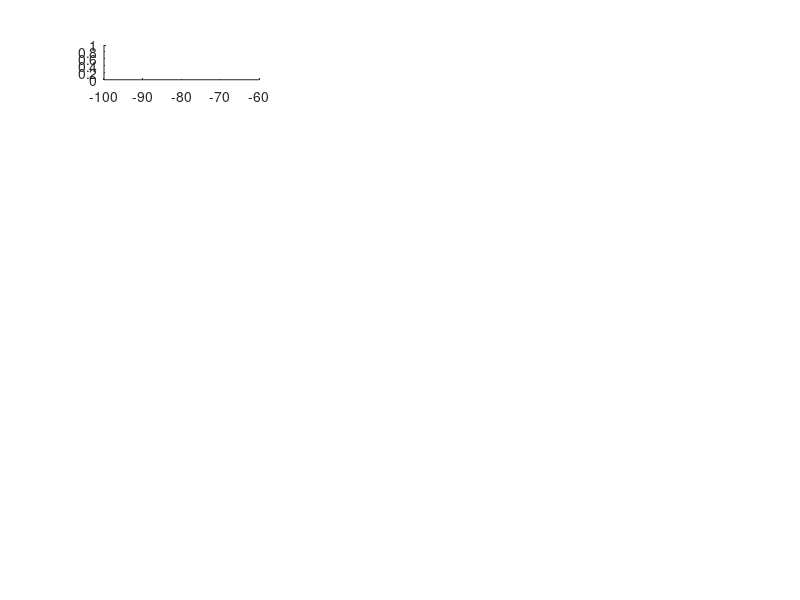

The MATLAB script that drew this image: (Note: this script raises an error after producing the figure.)
%% column 1
subplot(7,3,1), hold on
xlim([-100 -60])
cdfplot(y_8b3f_0), hold on
cdfplot(y_8b3f_45)
title('8B3F: 0 deg vs 45 deg')
xlabel('')

subplot(7,3,4), hold on
xlim([-100 -60])
cdfplot(y_8af5_0), hold on
cdfplot(y_8af5_45)
title('8AF5: 0 deg vs 45 deg')
xlabel('')

subplot(7,3,7), hold on
xlim([-100 -60])
cdfplot(y_8af4_0), hold on
cdfplot(y_8af4_45)
title('8AF4: 0 deg vs 45 deg')
xlabel('')

subplot(7,3,10), hold on
xlim([-100 -60])
cdfplot(y_8b32_0), hold on
cdfplot(y_8b32_45)
title('8B32: 0 deg vs 45 deg')
xlabel('')

subplot(7,3,13), hold on
xlim([-100 -60])
cdfplot(y_8b44_0), hold on
cdfplot(y_8b44_45)
title('8B44: 0 deg vs 45 deg')
xlabel('')

subplot(7,3,16), hold on
xlim([-100 -60])
cdfplot(y_8cd1_0), hold on
cdfplot(y_8cd1_45)
title('8CD1: 0 deg vs 45 deg')
xlabel('')

subplot(7,3,19), hold on
xlim([-100 -60])
cdfplot(y_8ca0_0), hold on
cdfplot(y_8ca0_45)
title('8CA0: 0 deg vs 45 deg')
xlabel('RSSI')


%% column 2
subplot(7,3,2), hold on
xlim([-100 -60])
cdfplot(y_8b3f_0), hold on
cdfplot(y_8b3f_90)
title('8B3F: 0 deg vs 90 deg')
xlabel('')

subplot(7,3,5), hold on
xlim([-100 -60])
cdfplot(y_8af5_0), hold on
cdfplot(y_8af5_90)
title('8AF5: 0 deg vs 90 deg')
xlabel('')

subplot(7,3,8), hold on
xlim([-100 -60])
cdfplot(y_8af4_0), hold on
cdfplot(y_8af4_90)
title('8AF4: 0 deg vs 90 deg')
xlabel('')

subplot(7,3,11), hold on
xlim([-100 -60])
cdfplot(y_8b32_0), hold on
cdfplot(y_8b32_90)
title('8B32: 0 deg vs 90 deg')
xlabel('')

subplot(7,3,14), hold on
xlim([-100 -60])
cdfplot(y_8b44_0), hold on
cdfplot(y_8b44_90)
title('8B44: 0 deg vs 90 deg')
xlabel('')

subplot(7,3,17), hold on
xlim([-100 -60])
cdfplot(y_8cd1_0), hold on
%cdfplot(y_8cd1_90)
title('8CD1: 0 deg vs 90 deg (no meas)')
xlabel('')

subplot(7,3,20), hold on
xlim([-100 -60])
cdfplot(y_8ca0_0), hold on
cdfplot(y_8ca0_90)
title('8CA0: 0 deg vs 90 deg')
xlabel('')


xlabel('RSSI')

legend('0 deg','90 deg','Orientation','horizontal')

%% column 3
subplot(7,3,3), hold on
xlim([-100 -60])
cdfplot(y_8b3f_hand), hold on
cdfplot(y_8b3f_pocket)
title('8B3F: hand vs pocket')
xlabel('')

subplot(7,3,6), hold on
xlim([-100 -60])
cdfplot(y_8af5_hand), hold on
cdfplot(y_8af5_pocket)
title('8AF5: hand vs pocket')
xlabel('')

subplot(7,3,9), hold on
xlim([-100 -60])
cdfplot(y_8af4_hand), hold on
cdfplot(y_8af4_pocket)
title('8AF4: hand vs pocket')
xlabel('')

subplot(7,3,12), hold on
xlim([-100 -60])
cdfplot(y_8b32_hand), hold on
cdfplot(y_8b32_pocket)
title('8B32: hand vs pocket')
xlabel('')

subplot(7,3,15), hold on
xlim([-100 -60])
cdfplot(y_8b44_hand), hold on
cdfplot(y_8b44_pocket)
title('8B44: hand vs pocket')
xlabel('')

subplot(7,3,18), hold on
xlim([-100 -60])
cdfplot(y_8cd1_hand), hold on
cdfplot(y_8cd1_pocket)
title('8CD1: hand vs pocket')
xlabel('')

subplot(7,3,21), hold on
xlim([-100 -60])
cdfplot(y_8ca0_hand), hold on
cdfplot(y_8ca0_pocket)
title('8CA0: hand vs pocket')
xlabel('RSSI')

%% Hypothesis testing.

%% 0 vs 45

[mean(y_8b3f_0),
mean(y_8af5_0),
mean(y_8af4_0),
mean(y_8b32_0),
mean(y_8b44_0),
mean(y_8cd1_0),
mean(y_8ca0_0)]

[mean(y_8b3f_45);
mean(y_8af5_45);
mean(y_8af4_45);
mean(y_8b32_45);
mean(y_8b44_45);
mean(y_8cd1_45);
mean(y_8ca0_45)]



% same underlying population distribution.
[h,p,test_stat]=kstest2(y_8b3f_0, y_8b3f_45)
[h,p,test_stat]=kstest2(y_8af5_0, y_8af5_45)
[h,p,test_stat]=kstest2(y_8af4_0, y_8af4_45)
[h,p,test_stat]=kstest2(y_8b32_0, y_8b32_45)
[h,p,test_stat]=kstest2(y_8b44_0, y_8b44_45)
[h,p,test_stat]=kstest2(y_8cd1_0, y_8cd1_45)
[h,p,test_stat]=kstest2(y_8ca0_0, y_8ca0_45)


% z test
[zval,p,H]=ztest2(y_8b3f_0, y_8b3f_45)
[zval,p,H]=ztest2(y_8af5_0, y_8af5_45)
[zval,p,H]=ztest2(y_8af4_0, y_8af4_45)
[zval,p,H]=ztest2(y_8b32_0, y_8b32_45)
[zval,p,H]=ztest2(y_8b44_0, y_8b44_45)
[zval,p,H]=ztest2(y_8cd1_0, y_8cd1_45)
[zval,p,H]=ztest2(y_8ca0_0, y_8ca0_45)


% levene test for variance
p = vartestn([y_8b3f_0';y_8b3f_45'],[ones(size(y_8b3f_0'));1+ones(size(y_8b3f_45'))],'TestType','LeveneAbsolute','Display','off')
p = vartestn([y_8af5_0';y_8af5_45'],[ones(size(y_8af5_0'));1+ones(size(y_8af5_45'))],'TestType','LeveneAbsolute','Display','off')
p = vartestn([y_8af4_0';y_8af4_45'],[ones(size(y_8af4_0'));1+ones(size(y_8af4_45'))],'TestType','LeveneAbsolute','Display','off')
p = vartestn([y_8b32_0';y_8b32_45'],[ones(size(y_8b32_0'));1+ones(size(y_8b32_45'))],'TestType','LeveneAbsolute','Display','off')
p = vartestn([y_8b44_0';y_8b44_45'],[ones(size(y_8b44_0'));1+ones(size(y_8b44_45'))],'TestType','LeveneAbsolute','Display','off')
p = vartestn([y_8cd1_0';y_8cd1_45'],[ones(size(y_8cd1_0'));1+ones(size(y_8cd1_45'))],'TestType','LeveneAbsolute','Display','off')
p = vartestn([y_8ca0_0';y_8ca0_45'],[ones(size(y_8ca0_0'));1+ones(size(y_8ca0_45'))],'TestType','LeveneAbsolute','Display','off')



% wilcoxon rank sum test for median.
% z test
p=ranksum(y_8b3f_0, y_8b3f_45)
p=ranksum(y_8af5_0, y_8af5_45)
p=ranksum(y_8af4_0, y_8af4_45)
p=ranksum(y_8b32_0, y_8b32_45)
p=ranksum(y_8b44_0, y_8b44_45)
p=ranksum(y_8cd1_0, y_8cd1_45)
p=ranksum(y_8ca0_0, y_8ca0_45)


%% 0 vs 90

mean(y_8b3f_0)
mean(y_8af5_0)
mean(y_8af4_0)
mean(y_8b32_0)
mean(y_8b44_0)
mean(y_8cd1_0)
mean(y_8ca0_0)

mean(y_8b3f_90)
mean(y_8af5_90)
mean(y_8af4_90)
mean(y_8b32_90)
mean(y_8b44_90)
mean(y_8cd1_90)
mean(y_8ca0_90)


% same underlying population distribution.
[h,p,test_stat]=kstest2(y_8b3f_0, y_8b3f_90)
[h,p,test_stat]=kstest2(y_8af5_0, y_8af5_90)
[h,p,test_stat]=kstest2(y_8af4_0, y_8af4_90)
[h,p,test_stat]=kstest2(y_8b32_0, y_8b32_90)
[h,p,test_stat]=kstest2(y_8b44_0, y_8b44_90)
[h,p,test_stat]=kstest2(y_8cd1_0, y_8cd1_90)
[h,p,test_stat]=kstest2(y_8ca0_0, y_8ca0_90)


% z test
[zval,p,H]=ztest2(y_8b3f_0, y_8b3f_90)
[zval,p,H]=ztest2(y_8af5_0, y_8af5_90)
[zval,p,H]=ztest2(y_8af4_0, y_8af4_90)
[zval,p,H]=ztest2(y_8b32_0, y_8b32_90)
[zval,p,H]=ztest2(y_8b44_0, y_8b44_90)
[zval,p,H]=ztest2(y_8cd1_0, y_8cd1_90)
[zval,p,H]=ztest2(y_8ca0_0, y_8ca0_90)


% levene test for variance
p = vartestn([y_8b3f_0';y_8b3f_90'],[ones(size(y_8b3f_0'));1+ones(size(y_8b3f_90'))],'TestType','LeveneAbsolute','Display','off')
p = vartestn([y_8af5_0';y_8af5_90'],[ones(size(y_8af5_0'));1+ones(size(y_8af5_90'))],'TestType','LeveneAbsolute','Display','off')
p = vartestn([y_8af4_0';y_8af4_90'],[ones(size(y_8af4_0'));1+ones(size(y_8af4_90'))],'TestType','LeveneAbsolute','Display','off')
p = vartestn([y_8b32_0';y_8b32_90'],[ones(size(y_8b32_0'));1+ones(size(y_8b32_90'))],'TestType','LeveneAbsolute','Display','off')
p = vartestn([y_8b44_0';y_8b44_90'],[ones(size(y_8b44_0'));1+ones(size(y_8b44_90'))],'TestType','LeveneAbsolute','Display','off')
p = vartestn([y_8cd1_0';y_8cd1_90'],[ones(size(y_8cd1_0'));1+ones(size(y_8cd1_90'))],'TestType','LeveneAbsolute','Display','off')
p = vartestn([y_8ca0_0';y_8ca0_90'],[ones(size(y_8ca0_0'));1+ones(size(y_8ca0_90'))],'TestType','LeveneAbsolute','Display','off')



% wilcoxon rank sum test for median.
% z test
p=ranksum(y_8b3f_0, y_8b3f_90)
p=ranksum(y_8af5_0, y_8af5_90)
p=ranksum(y_8af4_0, y_8af4_90)
p=ranksum(y_8b32_0, y_8b32_90)
p=ranksum(y_8b44_0, y_8b44_90)
p=ranksum(y_8cd1_0, y_8cd1_90)
p=ranksum(y_8ca0_0, y_8ca0_90)

%% hand vs pocket

[mean(y_8b3f_hand);
mean(y_8af5_hand);
mean(y_8af4_hand);
mean(y_8b32_hand);
mean(y_8b44_hand);
mean(y_8cd1_hand);
mean(y_8ca0_hand)]

[mean(y_8b3f_pocket);
mean(y_8af5_pocket);
mean(y_8af4_pocket);
mean(y_8b32_pocket);
mean(y_8b44_pocket);
mean(y_8cd1_pocket);
mean(y_8ca0_pocket)]


% same underlying population distribution.
[h,p,test_stat]=kstest2(y_8b3f_hand, y_8b3f_pocket)
[h,p,test_stat]=kstest2(y_8af5_hand, y_8af5_pocket)
[h,p,test_stat]=kstest2(y_8af4_hand, y_8af4_pocket)
[h,p,test_stat]=kstest2(y_8b32_hand, y_8b32_pocket)
[h,p,test_stat]=kstest2(y_8b44_hand, y_8b44_pocket)
[h,p,test_stat]=kstest2(y_8cd1_hand, y_8cd1_pocket)
[h,p,test_stat]=kstest2(y_8ca0_hand, y_8ca0_pocket)


% z test
[zval,p,H]=ztest2(y_8b3f_hand, y_8b3f_pocket)
[zval,p,H]=ztest2(y_8af5_hand, y_8af5_pocket)
[zval,p,H]=ztest2(y_8af4_hand, y_8af4_pocket)
[zval,p,H]=ztest2(y_8b32_hand, y_8b32_pocket)
[zval,p,H]=ztest2(y_8b44_hand, y_8b44_pocket)
[zval,p,H]=ztest2(y_8cd1_hand, y_8cd1_pocket)
[zval,p,H]=ztest2(y_8ca0_hand, y_8ca0_pocket)


% levene test for variance
p = vartestn([y_8b3f_hand';y_8b3f_pocket'],[ones(size(y_8b3f_hand'));1+ones(size(y_8b3f_pocket'))],'TestType','LeveneAbsolute','Display','off')
p = vartestn([y_8af5_hand';y_8af5_pocket'],[ones(size(y_8af5_hand'));1+ones(size(y_8af5_pocket'))],'TestType','LeveneAbsolute','Display','off')
p = vartestn([y_8af4_hand';y_8af4_pocket'],[ones(size(y_8af4_hand'));1+ones(size(y_8af4_pocket'))],'TestType','LeveneAbsolute','Display','off')
p = vartestn([y_8b32_hand';y_8b32_pocket'],[ones(size(y_8b32_hand'));1+ones(size(y_8b32_pocket'))],'TestType','LeveneAbsolute','Display','off')
p = vartestn([y_8b44_hand';y_8b44_pocket'],[ones(size(y_8b44_hand'));1+ones(size(y_8b44_pocket'))],'TestType','LeveneAbsolute','Display','off')
p = vartestn([y_8cd1_hand';y_8cd1_pocket'],[ones(size(y_8cd1_hand'));1+ones(size(y_8cd1_pocket'))],'TestType','LeveneAbsolute','Display','off')
p = vartestn([y_8ca0_hand';y_8ca0_pocket'],[ones(size(y_8ca0_hand'));1+ones(size(y_8ca0_pocket'))],'TestType','LeveneAbsolute','Display','off')



% wilcoxon rank sum test for median.
% z test
p=ranksum(y_8b3f_hand, y_8b3f_pocket)
p=ranksum(y_8af5_hand, y_8af5_pocket)
p=ranksum(y_8af4_hand, y_8af4_pocket)
p=ranksum(y_8b32_hand, y_8b32_pocket)
p=ranksum(y_8b44_hand, y_8b44_pocket)
p=ranksum(y_8cd1_hand, y_8cd1_pocket)
p=ranksum(y_8ca0_hand, y_8ca0_pocket)






